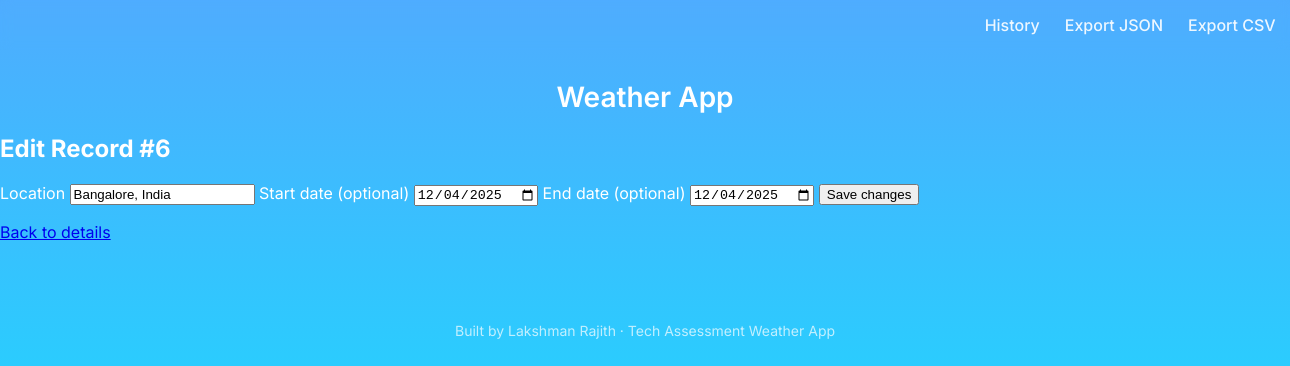
/history/6/edit, run on the app's committed database.
### app.py (models this page shows, shortened)
class WeatherQuery(db.Model):
    __tablename__ = "weather_queries"
    id = db.Column(db.Integer, primary_key=True)
    user_input = db.Column(db.String(255), nullable=False)
    normalized_name = db.Column(db.String(255))
    lat = db.Column(db.Float)
    lon = db.Column(db.Float)
    start_date = db.Column(db.Date)
    end_date = db.Column(db.Date)
    created_at = db.Column(db.DateTime, default=datetime.utcnow)
    current_weather_json = db.Column(db.Text)
    forecast_json = db.Column(db.Text)

### app.py (the view, shortened to what this page needs)
@app.route("/history/<int:query_id>/edit", methods=["GET", "POST"])
def edit(query_id):
    q = WeatherQuery.query.get_or_404(query_id)
    return render_template("edit.html", query=q)

### templates/edit.html
{% extends "base.html" %}
{% block content %}
<h2>Edit Record #{{ query.id }}</h2>
<form method="POST" class="card">
  <label>Location</label>
  <input
    type="text"
    name="location"
    value="{{ query.user_input }}"
    required
  >
  <label>Start date (optional)</label>
  <input
    type="date"
    name="start_date"
    value="{{ query.start_date.isoformat() if query.start_date else '' }}"
  >
  <label>End date (optional)</label>
  <input
    type="date"
    name="end_date"
    value="{{ query.end_date.isoformat() if query.end_date else '' }}"
  >
  <button type="submit">Save changes</button>
</form>
<p><a href="{{ url_for('detail', query_id=query.id) }}">Back to details</a></p>
{% endblock %}

### statics/style.css (style rules this page uses)
body { margin: 0; font-family: system-ui, -apple-system, BlinkMacSystemFont, "Segoe UI", sans-serif; background: linear-gradient(145deg, #3b82f6, #22c1c3); min-height: 100vh; color: #0f172a; }

### templates/base.html (style rules this page uses)
body { margin: 0; font-family: "Inter", sans-serif; background: linear-gradient(180deg, #4facfe, #00f2fe); color: white; min-height: 100vh; }

### data on the page
WeatherQuery: id "6", location "Bangalore, India", start_date "12/04/2025", end_date "12/04/2025"
